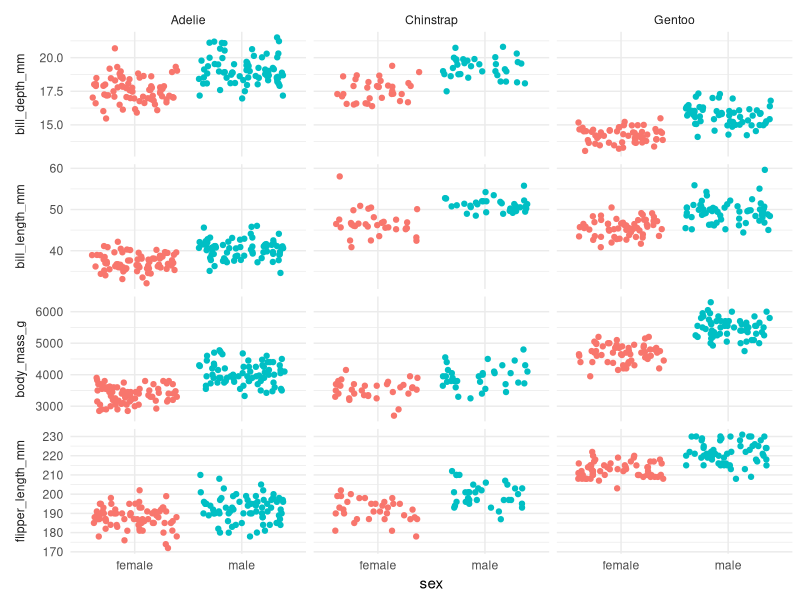
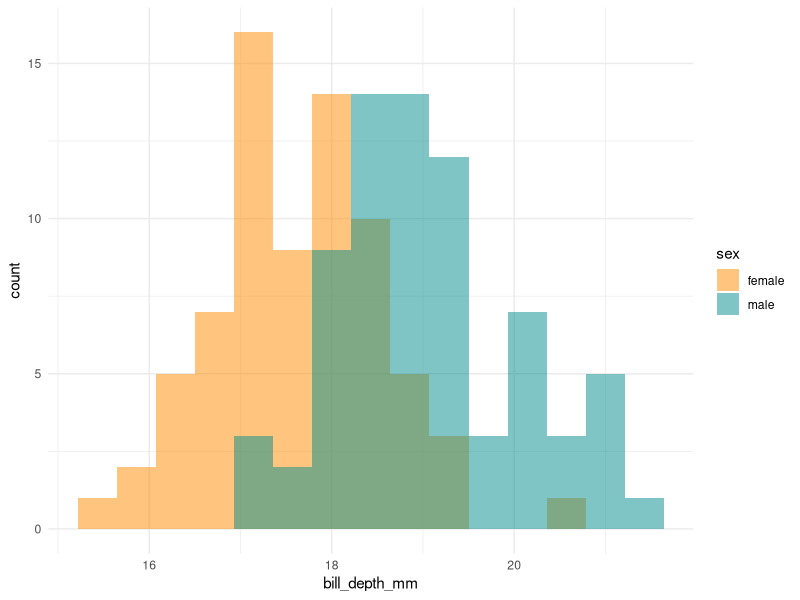
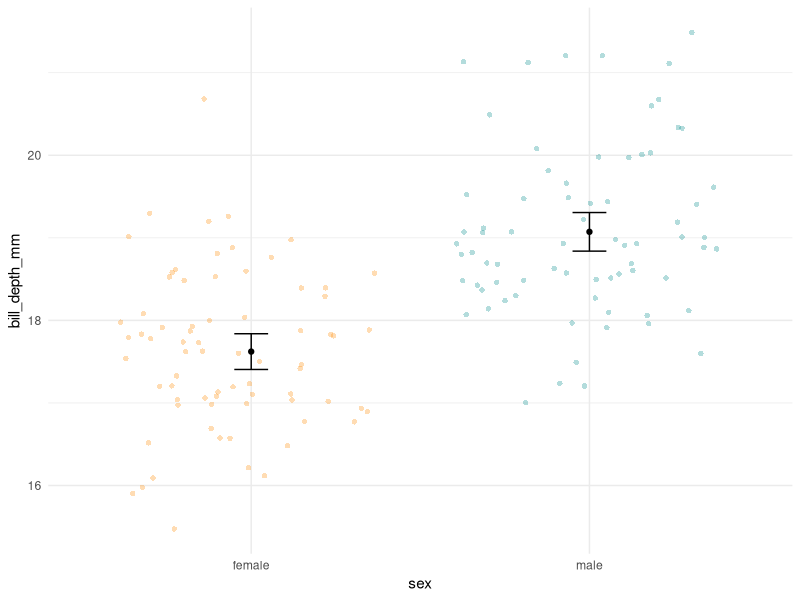
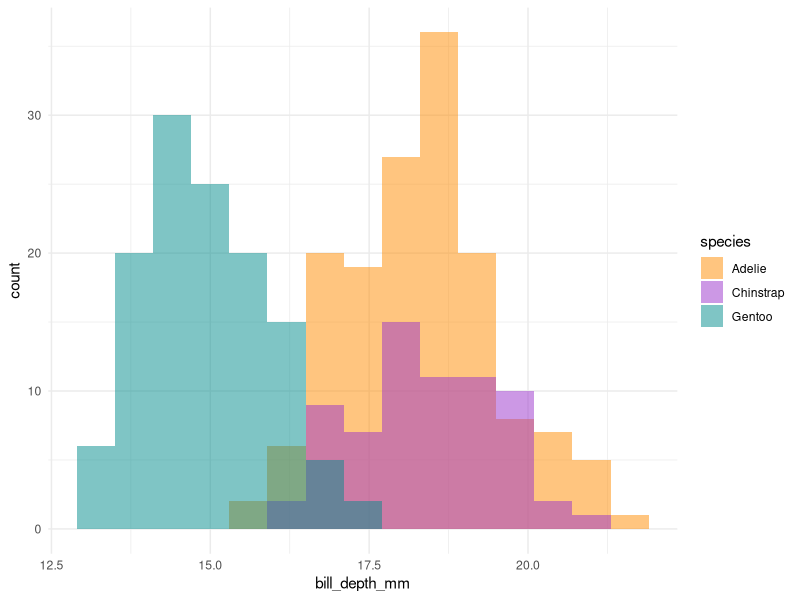
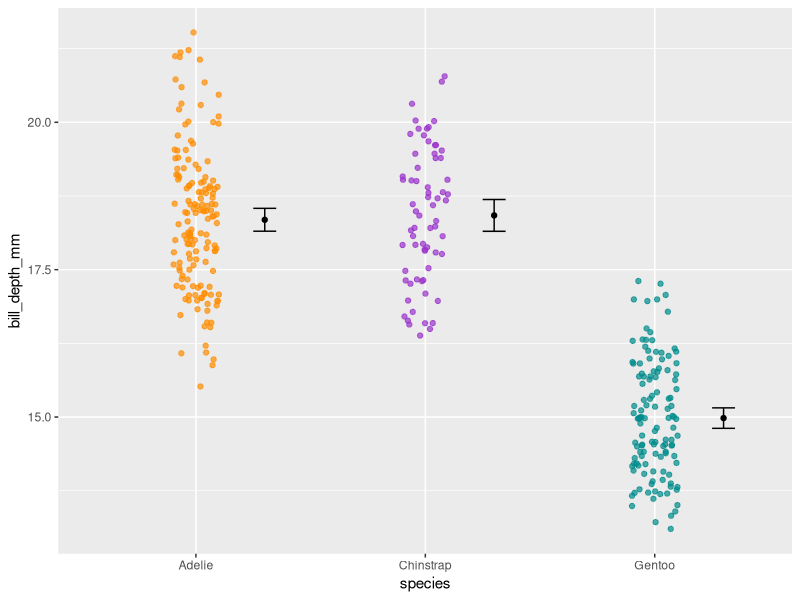

These charts were generated, in order, by the following R code:
## ---- chunk 1
# install.packages("palmerpenguins")
## ---- chunk 2
library(tidyverse)
library(palmerpenguins)
## ---- chunk 3
data("penguins")
## ---- chunk 4
head(penguins)
## ---- chunk 5
str(penguins)
## ---- chunk 6
penguins %>% 
  select(
    species,
    sex,
    bill_length_mm, 
    bill_depth_mm, 
    flipper_length_mm, 
    body_mass_g
  ) %>% 
  pivot_longer(
    col = where(is.numeric),
    names_to = "variable", 
    values_to = "value"
  ) %>% 
  filter(complete.cases(.)) %>% 
  ggplot(mapping = aes(x = sex, y = value)) +
  geom_jitter(aes(color = sex)) +
  facet_grid(variable ~ species, scales = "free_y", switch = "y") +
  labs(y = NULL) +
  guides(color = "none") +
  theme_minimal() +
  theme(strip.placement = "outside")
## ---- chunk 7
adelie_bill_depth <-
  penguins %>% 
  filter(species == "Adelie") %>% 
  select(sex, bill_depth_mm) %>% 
  filter(complete.cases(.)) %>% 
  print()
## ---- chunk 8
adelie_bill_depth %>% 
  ggplot(aes(x = bill_depth_mm)) +
  geom_histogram(
    aes(fill = sex), 
    bins = 15, 
    alpha = 0.5, 
    position = "identity"
  ) +
  scale_fill_manual(values = c("darkorange","cyan4")) +
  theme_minimal()
## ---- chunk 9
adelie_bill_depth_summary <-
  adelie_bill_depth %>% 
  group_by(sex) %>% 
  summarize(
    n = n(),
    mean = mean(bill_depth_mm),
    sd = sd(bill_depth_mm),
    sem = sd/sqrt(n),
    upper = mean + 1.96 * sem,
    lower = mean - 1.96 * sem
  ) %>% 
  print()
## ---- chunk 10
adelie_bill_depth %>% 
  ggplot(aes(x = sex, y = bill_depth_mm)) +
  geom_jitter(aes(color = sex), 
              shape = 16, alpha = 0.3, width = 0.4) +
  geom_errorbar(aes(y = mean, ymax = upper, ymin = lower), 
                data = adelie_bill_depth_summary, width = .1) +
  geom_point(aes(y = mean), 
             data = adelie_bill_depth_summary) +
  scale_color_manual(values = c("darkorange","cyan4")) +
  theme_minimal() +
  guides(color = "none")
## ---- chunk 11
ttest_results <- t.test(formula = bill_depth_mm ~ sex, data = adelie_bill_depth)
ttest_results
## ---- chunk 12
unname(diff(ttest_results$estimate))
## ---- chunk 13
penguins %>% 
  ggplot(aes(x = bill_depth_mm)) +
  geom_histogram(
    aes(fill = species), 
    bins = 15, 
    alpha = 0.5, 
    position = "identity",
    na.rm = TRUE
  ) +
  scale_fill_manual(values = c("darkorange", "darkorchid", "cyan4")) +
  theme_minimal()
## ---- chunk 14
bill_depth_means <-
  penguins %>% 
  filter(!is.na(bill_depth_mm)) %>%      # remove missing values
  group_by(species) %>% 
  summarize(
    mean = mean(bill_depth_mm),
    sd = sd(bill_depth_mm),
    n = n(),
    sem = sd / sqrt(n),
    upper = mean + 1.96 * sem,
    lower = mean - 1.96 * sem
  ) %>% 
  print()
## ---- chunk 15
ggplot(data = penguins, aes(x = species, y = bill_depth_mm)) +
  geom_jitter(aes(color = species),
              width = 0.1,
              alpha = 0.7,
              show.legend = FALSE,
              na.rm = TRUE) +
  geom_errorbar(aes(y = mean, ymin = lower, ymax = upper), 
                data = bill_depth_means,
                width = .1, position = position_nudge(.3)) +
  geom_point(aes(y = mean), data = bill_depth_means,
             position = position_nudge(.3)) +
  scale_color_manual(values = c("darkorange","darkorchid","cyan4"))
## ---- chunk 16
aov_bill_depth_species <-
  aov(bill_depth_mm ~ species, data = penguins)
aov_bill_depth_species
## ---- chunk 17
summary(aov_bill_depth_species)
